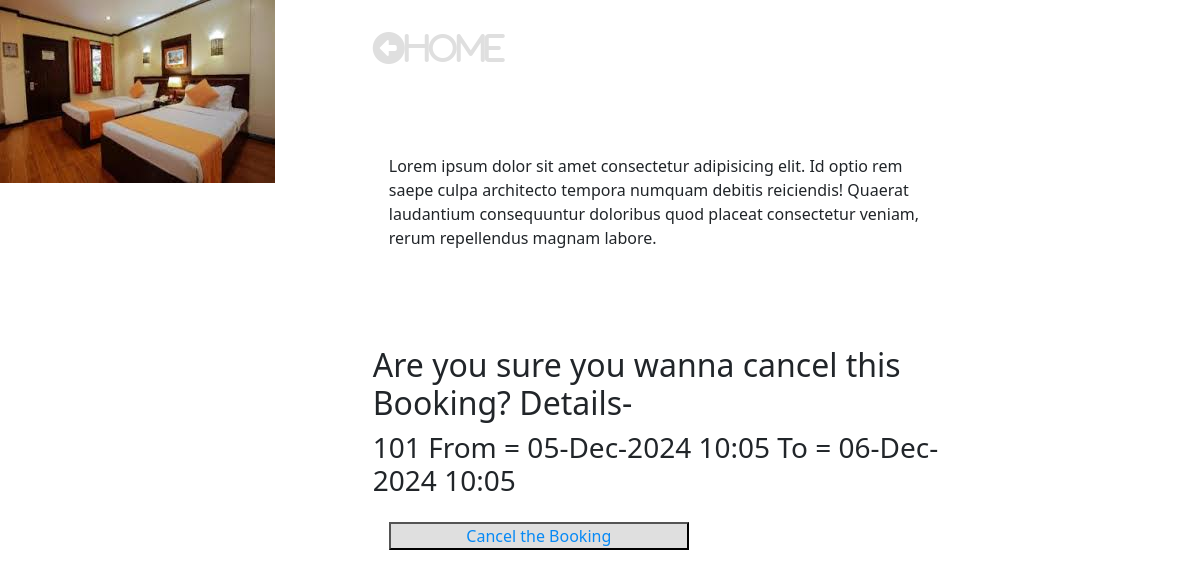
The app's page /booking/cancel/16 with its own data.
### app/models.py (models this page shows, shortened)
class Booking(models.Model):
    PAYMENT_STATUSES = (
        ('COM', 'PAYMENT_COMPLETE'),
        ('INC', 'PAYMENT_INCOMPLETE'),
        ('PAR', 'PAYMENT_PARTIALLY_COMPLETE'),
    )
    user = models.ForeignKey(settings.AUTH_USER_MODEL,on_delete=models.CASCADE)
    room = models.ForeignKey(Room, on_delete=models.CASCADE)
    check_in = models.DateTimeField()
    check_out = models.DateTimeField()
    payment_status = models.CharField(max_length=3, choices=PAYMENT_STATUSES)
    def __str__(self):
        return f'From = {self.check_in.strftime("%d-%b-%Y %H:%M")} To = {self.check_out.strftime("%d-%b-%Y %H:%M")}'

class Room(models.Model):
    ROOM_CATEGORIES = (
        ('DE', 'DELUXE'),
        ('CL', 'CLUB ROOM'),
        ('EX', 'EXECUTIVE SUITE'),
        ('PR', 'PRESIDENTAL '),
        ('AP', 'Apartment'),
    )
    number = models.IntegerField()
    beds = models.IntegerField()
    capacity = models.IntegerField()
    category = models.CharField(max_length=50,choices=ROOM_CATEGORIES)
    rate = models.FloatField()

### app/views.py (the view)
# urls.py: path('booking/cancel/<pk>', CancelBookingView.as_view(),name='CancelBookingView'),
class CancelBookingView(DeleteView):
    model = Booking
    template_name = 'booking/booking_cancel_view.html'
    success_url = reverse_lazy('BookingListView')

### app/templates/booking/booking_cancel_view.html (shortened to what this page needs)
{% load static %}
<!DOCTYPE html>
<html lang="en">
<head>
    <link rel="stylesheet" href="{% static 'css/room_detail_view.css' %}">
    <link href="https://cdn.jsdelivr.net/npm/bootstrap@5.3.3/dist/css/bootstrap.min.css" rel="stylesheet">
</head>
<body>
    <div class="content">
        <div class="image">
            <img
                src="{%static 'images/r1.jpg' %}">
        </div>
        <div class="room">
            <div class="home">
                <a href="{% url 'RoomListView' %}"><i class="fas fa-arrow-alt-circle-left">Home</i></a>
            </div>
            <div class="room-info">
                <p>Lorem ipsum dolor sit amet consectetur adipisicing elit. Id optio rem saepe culpa architecto tempora
                    numquam debitis reiciendis! Quaerat laudantium consequuntur doloribus quod placeat consectetur
                    veniam,
                    rerum repellendus magnam labore. </p>
            </div>
            <form id="booking-form" action="" method="POST">
                <h2>Are you sure you wanna cancel this Booking? Details-</h2>
                <h3>{{booking.room.number}}{{booking.get_room_category}} {{booking}}</h3>
                <div class="input-div">
                    <button type="submit">Cancel the Booking</button>
                </div>
            </form>
        </div>
    </div>
</body>
</html>

### static/css/room_detail_view.css (style rules this page uses)
* { padding:0; margin:0; box-sizing: border-box; }
body { background-color: rgb(46, 47, 48); color: rgb(236, 235, 228); font-family: sans-serif; line-height: 1.25; height: 100vh; }
.content { display: flex; flex-direction: row; flex-wrap: wrap; width:100%; justify-content: left; }
.image { flex: 0.3; }
.room { flex:0.5; margin: 2rem; display:flex; text-align: left; align-items: start; flex-direction: column; }
.home { flex: 0.2; }
.room-info { flex: 0.4; margin: 5rem 1rem; }
form { display: flex; flex: 0.4 1 auto; flex-direction: column; }
.image img { flex:1; max-height: 99.2vh; }
i { color:#dfdfdf; font-size: 2rem; }
.input-div { flex: 1 1 auto; margin:1rem; display: flex; flex-direction: column; justify-content: space-between; }
input, button { flex:1; width:300px; border-radius: 0.5rem; line-height: 1.5; font-size: 1.5rem; color: #555; }
button { background-color: #dfdfdf; color:rgb(6, 137, 245); outline:none; }

### records on screen
Booking: room.number "101", check_in+check_out "From = 05-Dec-2024 10:05 To = 06-Dec-2024 10:05"
